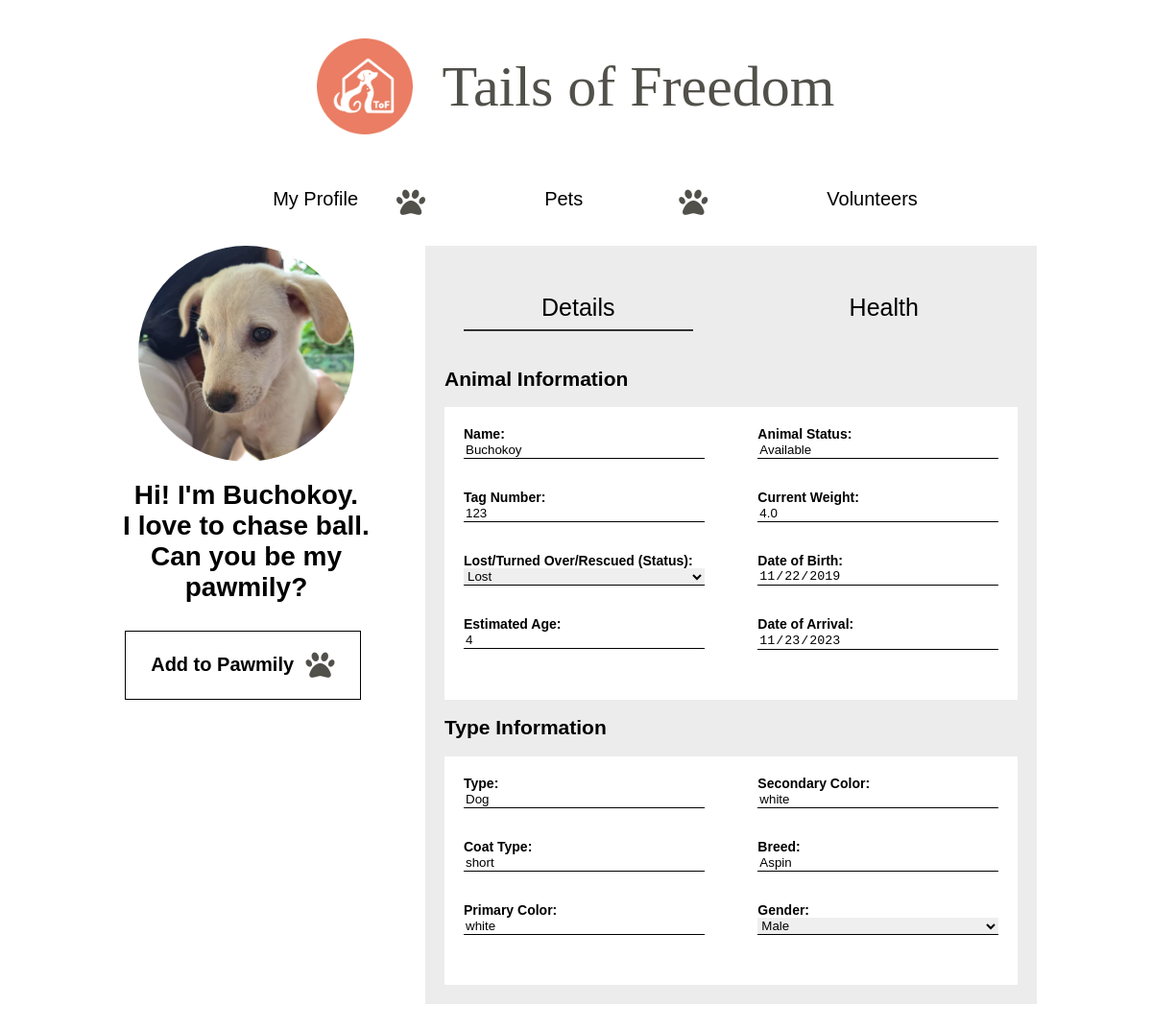
Page /pet/personal_details/1 (signed in) on the committed database.
### models/Animal.py (models this page shows)
class Animal(db.Model):
    id = db.Column(db.Integer, primary_key=True)
    image_path = db.Column(db.String(200))  # Adjust the length as needed
    client_id = db.Column(db.Integer, db.ForeignKey('client.id'), nullable=True)
    details = db.relationship('AnimalDetails', backref='animal', uselist=False)
    health = db.relationship('AnimalHealth', backref='animal', uselist=False)
    owner = db.relationship('AnimalOwner', backref='animal', uselist=False)
    story = db.relationship('AnimalStory', backref='animal', uselist=False)
    clients = db.relationship('ClientAnimal', back_populates='animal')

### models/AnimalDetail.py (models this page shows)
class AnimalDetails(db.Model):
    id = db.Column(db.Integer, primary_key=True)
    animal_id = db.Column(db.Integer, db.ForeignKey('animal.id'), nullable=False)
    name = db.Column(db.String(50), nullable=False)
    tag_number = db.Column(db.String(20))
    status = db.Column(db.String(20))
    estimated_age = db.Column(db.Integer)
    animal_status = db.Column(db.String(20))
    current_weight = db.Column(db.Float)
    date_of_birth = db.Column(db.Date)
    date_of_arrival = db.Column(db.Date)
    animal_type = db.Column(db.String(50))
    coat_type = db.Column(db.String(50))
    primary_color = db.Column(db.String(50))
    secondary_color = db.Column(db.String(50))
    breed = db.Column(db.String(50))
    gender = db.Column(db.String(10))

### routes/client_routes.py (the view)
@client_blueprint.route('/pet/personal_details/<int:animal_id>')
def personal_details(animal_id):
    if 'username' in session:
        animal = Animal.query.get(animal_id)
        animal_detail = AnimalDetails.query.filter_by(animal_id=animal_id).first()
        animal_health = AnimalHealth.query.filter_by(animal_id=animal_id).first()
        if animal:
            return render_template('personal_details.html', animal=animal, animal_detail=animal_detail, animal_health=animal_health)
        else:
            return redirect(url_for('client.pets'))
    else:
        return redirect(url_for('auth.login'))

### app.py (called while the page is built)
@app.before_request
def before_admin_request():
    if request.blueprint == 'admin':
        create_notifications()

### templates/personal_details.html (shortened to what this page needs)
{% extends "client_layout.html" %} {% block title %}Personal Details - Tails Of Freedom{% endblock %} {% block content %}
<content>
    <div style="width:30%;display: flex;justify-content: center;flex-direction: column;">
        <img src="/static/{{ animal.image_path }}" alt="" style="border-radius: 100%;margin: auto;width:225px;height:225px">
        <h1 style="text-align: center;">
            Hi! I'm {{animal_detail.name}}. <br>I love to chase ball. <br>Can you be my pawmily?
        </h1>
        <form method="get" action="{{ url_for('client.add_to_pawmily', animal_id=animal.id) }}">
            <button type="submit" style="font-size: 20px; font-weight: bolder; display: flex; justify-content: space-around; align-items: center; cursor: pointer;">
                Add to Pawmily
                <i class="fas fa-paw" style="color: #51504a; font-size: 30px;"></i>
            </button>
        </form>
    </div>
    <div class="form">
        <div class="tab-container">
            <button class="tab" id="detailsTab" onclick="openTab('details')">
        Details
      </button>
            <button class="tab" id="healthTab" onclick="openTab('health')">
        Health
      </button>
        </div>
        <div class="tab-content" id="details">
            <form>
                <div class="form-container">
                    <h2>Animal Information</h2>
                    <div class="form-group animal-information">
                        <div>
                            <label for="name">Name:</label>
                            <input readonly type="text" id="name" name="name" required value="{{ animal_detail.name }}" /><br /><br />
                            <label for="tag_number">Tag Number:</label>
                            <input readonly type="text" id="tag_number" name="tag_number" value="{{ animal_detail.tag_number }}" /><br /><br />
                            <label for="status">Lost/Turned Over/Rescued (Status):</label>
                            <select id="status" name="status">
                        <option value="Lost" {% if animal_detail.status == "Lost" %}selected{% endif %}>Lost</option>
                    </select><br /><br />
                            <label for="estimated_age">Estimated Age:</label>
                            <input readonly type="number" id="estimated_age" name="estimated_age" value="{{ animal_detail.estimated_age }}" /><br /><br />
                        </div>
                        <div>
                            <label for="animal_status">Animal Status:</label>
                            <input readonly type="text" id="animal_status" name="animal_status" value="{{ animal_detail.animal_status }}" /><br /><br />
                            <label for="current_weight">Current Weight:</label>
                            <input readonly type="number" step="0.01" id="current_weight" name="current_weight" value="{{ animal_detail.current_weight }}" /><br /><br />
                            <label for="date_of_birth">Date of Birth:</label>
                            <input readonly type="date" id="date_of_birth" name="date_of_birth" value="{{ animal_detail.date_of_birth | default('') }}" required pattern="\d{4}-\d{2}-\d{2}" /><br /><br />
                            <label for="date_of_arrival">Date of Arrival:</label>
                            <input readonly type="date" id="date_of_arrival" name="date_of_arrival" value="{{ animal_detail.date_of_arrival | default('') }}" required pattern="\d{4}-\d{2}-\d{2}" /><br /><br />
                        </div>
                    </div>
                    <h2>Type Information</h2>
                    <div class="form-group type-information">
                        <div>
                            <label for="animal_type">Type:</label>
                            <input readonly type="text" id="animal_type" name="animal_type" value="{{ animal_detail.animal_type }}" /><br /><br />
                            <label for="coat_type">Coat Type:</label>
                            <input readonly type="text" id="coat_type" name="coat_type" value="{{ animal_detail.coat_type }}" /><br /><br />
                            <label for="primary_color">Primary Color:</label>
                            <input readonly type="text" id="primary_color" name="primary_color" value="{{ animal_detail.primary_color }}" /><br /><br />
                        </div>
                        <div>
                            <label for="secondary_color">Secondary Color:</label>
                            <input readonly type="text" id="secondary_color" name="secondary_color" value="{{ animal_detail.secondary_color }}" /><br /><br />
                            <label for="breed">Breed:</label>
                            <input readonly type="text" id="breed" name="breed" value="{{ animal_detail.breed }}" /><br /><br />
                            <label for="gender">Gender:</label>
                            <select id="gender" name="gender">
                        <option value="Male" {% if animal_detail.gender == "Male" %}selected{% endif %}>Male</option>
                    </select><br /><br />
                        </div>
                    </div>
                </div>
            </form>
        </div>
    </div>
</content>
{% endblock %}

### static/styles.css (style rules this page uses)
body { margin: 0; padding: 0; font-family: 'Poppins', sans-serif; font-size: 14px; min-height: 106vh; position: relative; }
input { background-color: #ffd4d4; margin: 25px; border: none; border-radius: 10px; padding: 10px; padding-top: 25px; padding-bottom: 25px; width: 87%; margin: 10px; }
button { background-color: transparent; display: block; width: 90%; border: solid 1px black; padding: 20px; margin: 10px; }
.active { color: #fe7d7c; }
.tab { position: relative; padding: 10px 150px; text-decoration: none; color: black; font-size: 25px; cursor: pointer; }
.tab.active::before { content: ""; position: absolute; bottom: 0; left: 0; width: 100%; height: 2px; background-color: #333; }
label { margin-right: 10px; }

### templates/personal_details.html (style rules this page uses)
content { display: flex; height: 110vh; justify-content: space-around; align-items: flex-start; gap: 50px; }
.form { background-color: #edecec; min-height: 50%; width: 70%; position: relative; }
.tab-container { display: flex; }
.tab { padding: 10px; cursor: pointer; border: none; margin: 40px; margin-bottom: 10px; }
.tab-content { display: none; padding: 20px; padding-top: 10px; }
.form-container { display: flex; flex-direction: column; }
.form-group { background-color: white; display: flex; justify-content: space-between; padding: 20px; }
.form-group div { display: flex; flex-direction: column; width: 45%; }
select { all: revert; }
select { border: none; border-bottom: 1px solid black; }
input { all: revert; }
input { border: none; border-bottom: 1px solid black; }
label { font-weight: bolder; }

### rows in the picture
Animal: image_path (picture)
AnimalDetails: name "Buchokoy", tag_number "123", status "Lost", estimated_age "4", animal_status "Available", current_weight "4.0", date_of_birth "11/22/2019", date_of_arrival "11/23/2023", animal_type "Dog", coat_type "short", primary_color "white", secondary_color "white", breed "Aspin", gender "Male"
